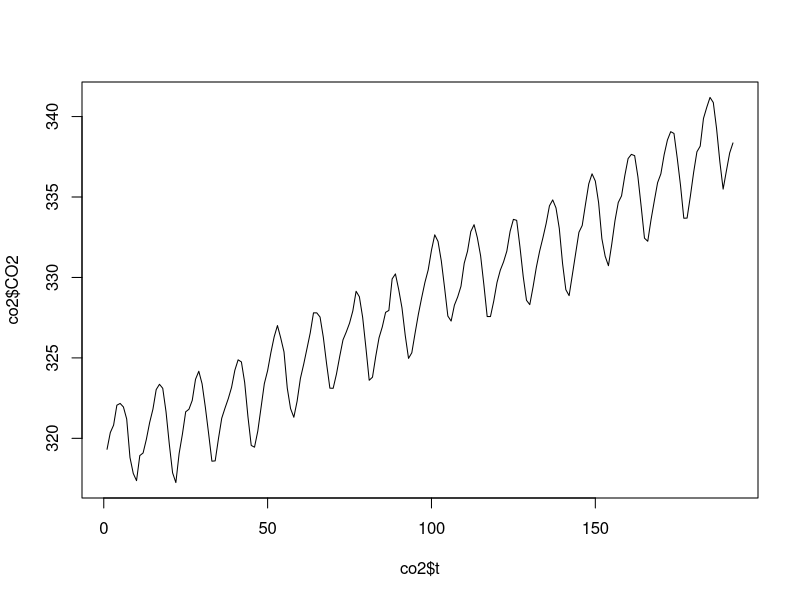
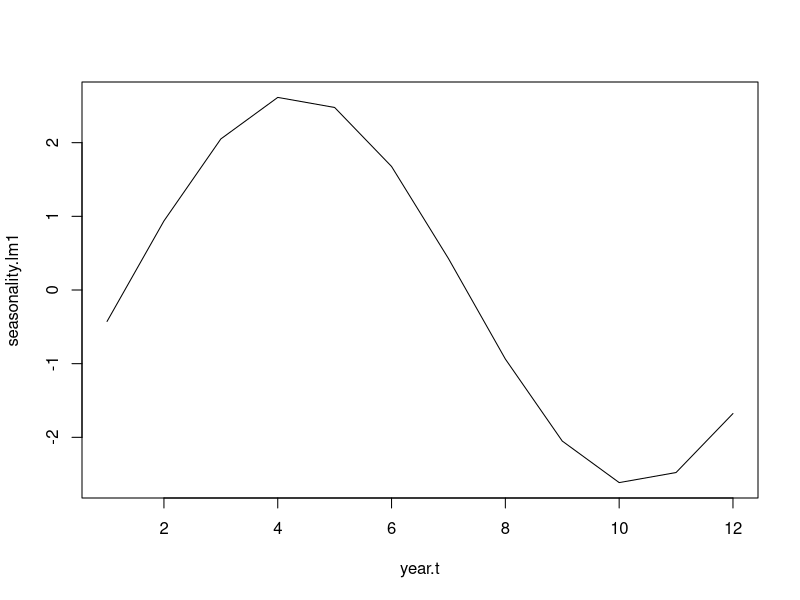
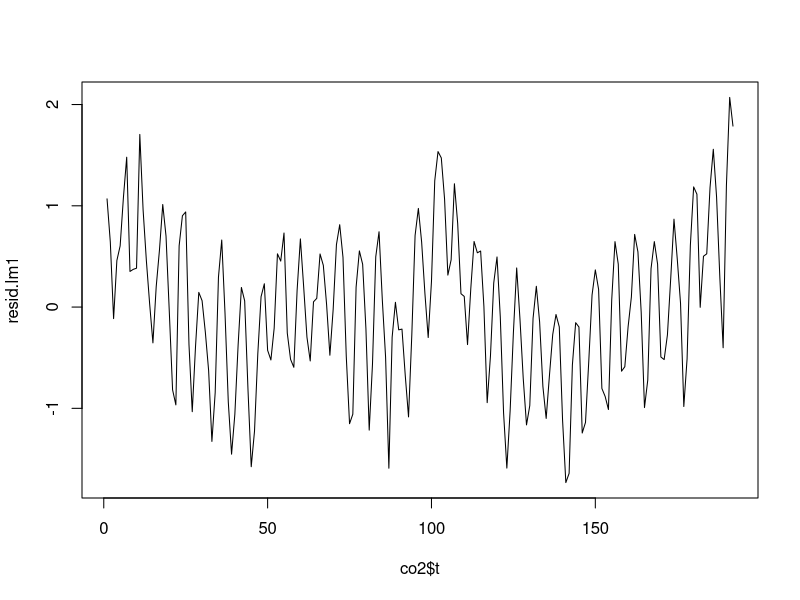
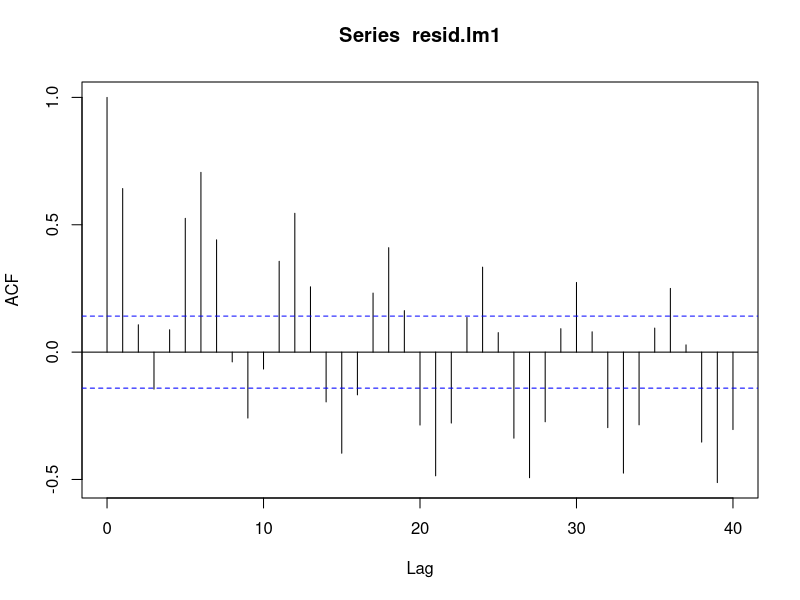
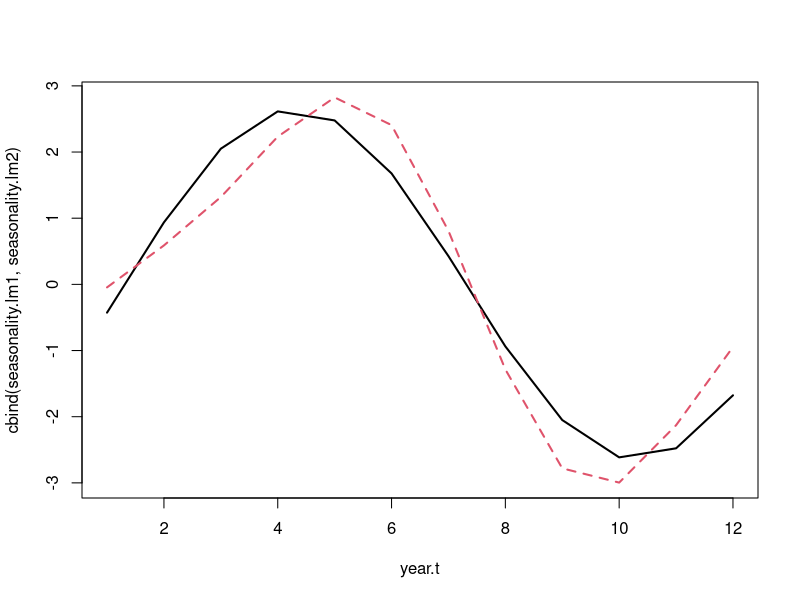
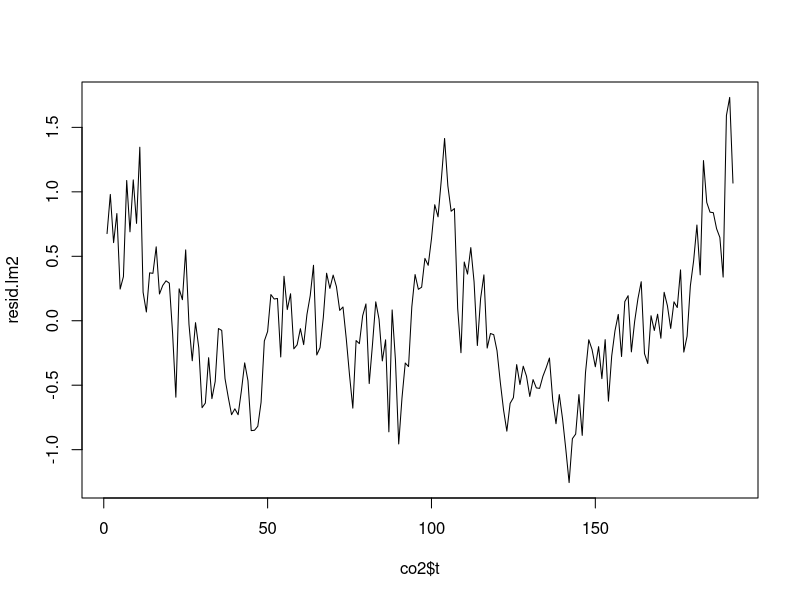
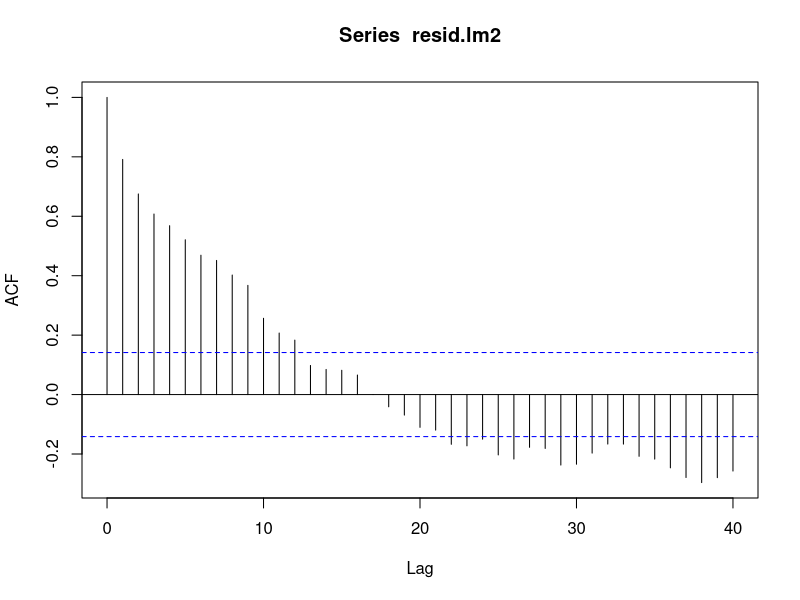
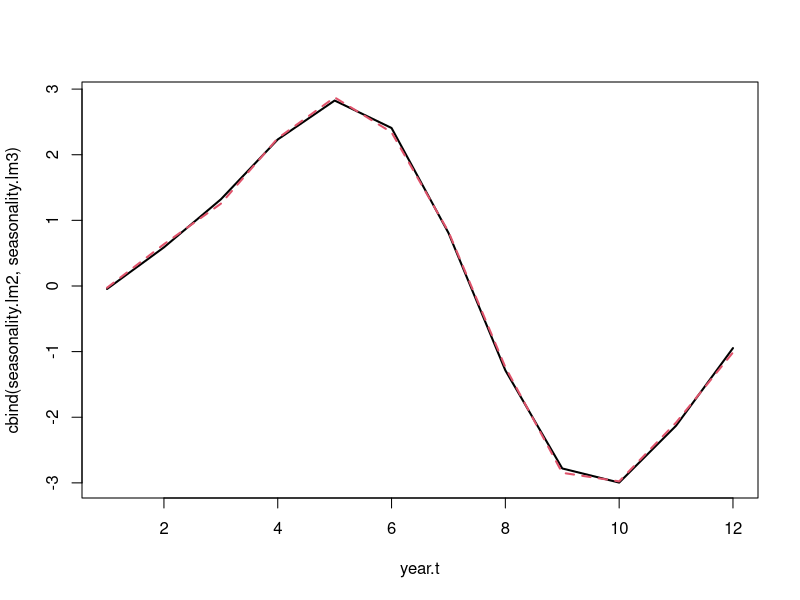

Write the R code that produced these figures, in order.
rm(list=ls())

co2 <- read.csv("mauna_loa.csv")

str(co2)

co2$t <- co2$Month+12*(co2$Year-1965)

plot(co2$t,co2$CO2,type="l")

lm.fit1 <- lm(CO2 ~ t + 
                    sin(2*pi*t/12)+cos(2*pi*t/12),
              data=co2)

summary(lm.fit1)

beta.hat.lm1 <- coef(lm.fit1)

year.t <- 1:12
seasonality.lm1 <- beta.hat.lm1[3]*sin(2*pi*year.t/12)+
               beta.hat.lm1[4]*cos(2*pi*year.t/12)

plot(year.t,seasonality.lm1,type="l")
which.max(seasonality.lm1)
which.min(seasonality.lm1)

resid.lm1 <- residuals(lm.fit1)
plot(co2$t,resid.lm1,type="l")

acf(resid.lm1,lag.max = 40)


lm.fit2 <- lm(CO2 ~ t + 
              sin(2*pi*t/12)+cos(2*pi*t/12)+
              sin(2*pi*t/6)+cos(2*pi*t/6),
              data=co2)

beta.hat.lm2 <- coef(lm.fit2)

seasonality.lm2 <- beta.hat.lm2[3]*sin(2*pi*year.t /12)+
                   beta.hat.lm2[4]*cos(2*pi*year.t /12)+
                   beta.hat.lm2[5]*sin(2*pi*year.t /6)+
                   beta.hat.lm2[6]*cos(2*pi*year.t /6)

matplot(year.t,cbind(seasonality.lm1,seasonality.lm2),
        type="l",col=1:2,lwd=2)  

resid.lm2 <- residuals(lm.fit2)

plot(co2$t,resid.lm2,type="l")
acf(resid.lm2,lag.max = 40)

lm.fit3 <- lm(CO2 ~ t + 
                sin(2*pi*t/12)+cos(2*pi*t/12)+
                sin(2*pi*t/6)+cos(2*pi*t/6)+
                sin(2*pi*t/3)+cos(2*pi*t/3),
              data=co2)

beta.hat.lm3 <- coef(lm.fit3)

seasonality.lm3 <- beta.hat.lm2[3]*sin(2*pi*year.t /12)+
  beta.hat.lm3[4]*cos(2*pi*year.t /12)+
  beta.hat.lm3[5]*sin(2*pi*year.t /6)+
  beta.hat.lm3[6]*cos(2*pi*year.t /6)+
  beta.hat.lm3[7]*sin(2*pi*year.t /3)+
  beta.hat.lm3[8]*cos(2*pi*year.t /3)

matplot(year.t,cbind(seasonality.lm2,seasonality.lm3),
        type="l",col=1:2,lwd=2)  

summary(lm.fit3)

###
lm.fit0 <- lm(CO2 ~ t ,
              data=co2)
anova(lm.fit0,lm.fit1)


### Piecewise constant

co2$season <- rep(NA)
co2$season[co2$Month==12 | (co2$Month>=1 & co2$Month<=2)] <- "Winter"
co2$season[co2$Month>=3 & co2$Month<=5] <- "Spring"
co2$season[co2$Month>=6 & co2$Month<=9] <- "Summer"
co2$season[co2$Month==10 | co2$Month==11] <- "Autumn"

lm.fit4 <- lm(CO2 ~ t + 
                season,
              data=co2)

summary(lm.fit4)

plot(co2$t,co2$CO2,type="l")
lines(co2$t,predict(lm.fit4),col=2)

seasonality.lm4 <- rep(NA,12)
beta.hat.lm4 <- coef(lm.fit4)
seasonality.lm4[c(1:2,12)] <- beta.hat.lm4[5]
seasonality.lm4[3:5] <- beta.hat.lm4[3]
seasonality.lm4[6:9] <- beta.hat.lm4[4]
seasonality.lm4[10:11] <- 0

matplot(year.t,cbind(seasonality.lm2,seasonality.lm4),
        type="l",col=1:2,lwd=2)  

acf(residuals(lm.fit4),lag.max = 40)
